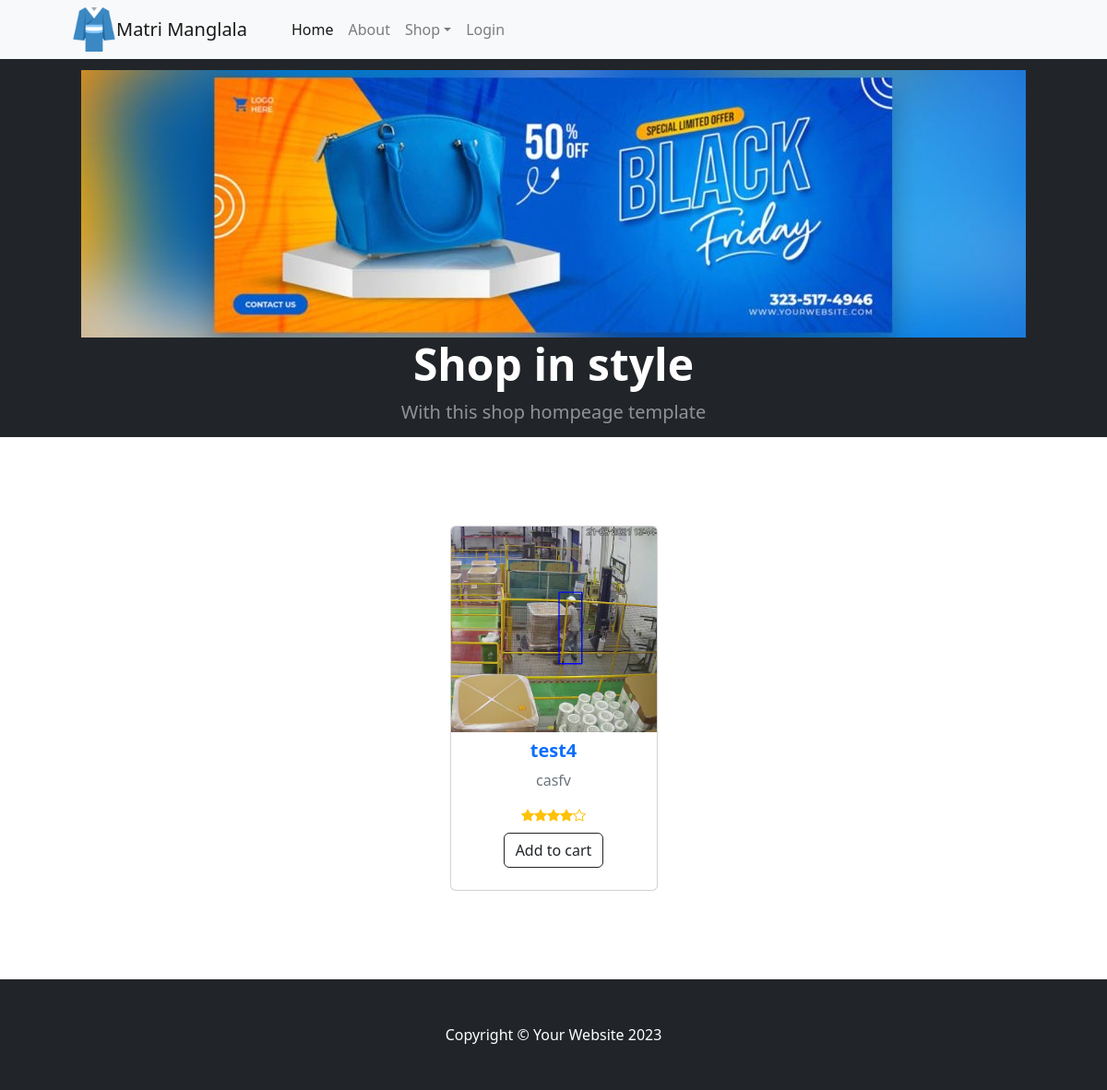
The app's page /v2/menss/, older data.
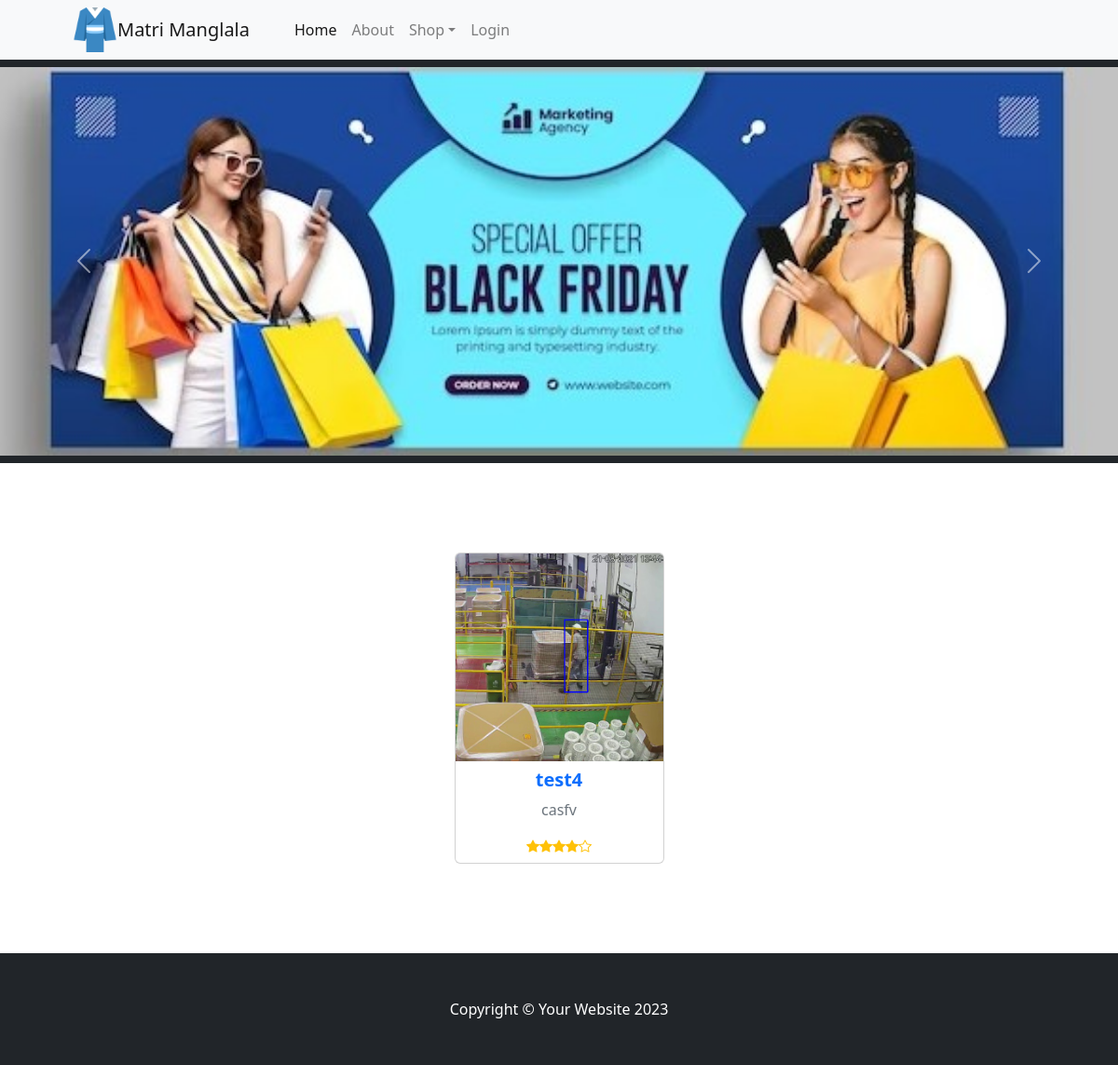
The same page, newer data.
### products/models.py (models this page shows, shortened)
class ProductImage(BaseModel):
    product = models.ForeignKey(Product, on_delete=models.CASCADE,
                                related_name='product_images')
    image = models.ImageField(upload_to='product')

class Product(BaseModel):
    product_name = models.CharField(max_length=100)
    slug = models.SlugField(unique=True, null=True, blank=True)
    category = models.ForeignKey(Category, on_delete=models.CASCADE,
                                 related_name='products')
    price = models.IntegerField()
    product_description = models.TextField()
    total_items = models.IntegerField(default=1)

### home/models.py (models this page shows, shortened)
class BannerImage(BaseModel):
    banner_name = models.CharField(max_length=100, null=True, blank=True)
    banner_image = models.ImageField(upload_to='banner')

### home/views.py (the view)
# urls.py: path('v2/<slug>/', category_index, name="category_index"),
def category_index(request, slug):
    user = request.user
    if not user.username:
        first_name = None
    else:
        first_name = user.first_name
    categories = Category.objects.all()
    names = []
    for cat in categories:
        name = cat.category_name
        names.append(name)
    category = Category.objects.get(category_name = slug)
    banner_images = BannerImage.objects.all()
    print('cate : ', category)
    products = Product.objects.filter(category = category)
    print('all prod : ', len(products))
    all_prods = get_custome_product_list(products)
    context = {'products': all_prods, 'category_name': names, 'banners': banner_images, 'first_name':first_name}
    return render(request, 'index.html', context=context)

### home/views.py (called while the page is built)
def get_custome_product_list(prods):
    all_prods = []
    for prod in prods:
        prod_image = ProductImage.objects.get(product = prod)
        items = {}
        items['product_name'] = prod.product_name
        items['product_description'] = prod.product_description
        items['price'] = prod.price
        items['slug'] = prod.slug
        items['total_items'] = prod.total_items
        items['image'] = prod_image.image
        price = prod.price
        extra_price = price *110 /100
        items['price'] = price
        items['extra_price'] = extra_price
        all_prods.append(items)
    return all_prods

### products/models.py (called while the page is built)
    def __str__(self) -> str:
        return self.category_name

### templates/index.html (shortened to what this page needs)
{% extends "base.html" %}
{% block content %}
        <header class="bg-dark py-2">
            {% if not banners %}
                <div class="container px-1 px-lg-1 my-1">
                    <div class="text-center text-white">
                        <img src="/media/banner/WhatsApp Image 2023-11-18 at 4.42.2411PM.jpeg" class="img-fluid" alt="Responsive image">
                        <h1 class="display-5 fw-bolder">Shop in style</h1>
                        <p class="lead fw-normal text-white-50 mb-0">With this shop hompeage template</p>
                    </div>
                </div>
            {% else %}
                <div id="carouselExampleIndicators" class="carousel slide" data-ride="carousel">
                    <div class="carousel-inner">
                        {% for banner in banners %}
                            {% if forloop.counter0  == 0 %}
                                <div class="carousel-item active">
                                    <img class="d-block w-100" src="/media/{{banner.banner_image}}" alt="First slide">
                                </div>
                            {% else %}
                                <div class="carousel-item">
                                    <img class="d-block w-100" src="/media/{{banner.banner_image}}">
                                </div>
                            {% endif %}
                        {% endfor %}
                    </div>
                    <a class="carousel-control-prev" href="#carouselExampleIndicators" role="button" data-slide="prev">
                    <span class="carousel-control-prev-icon" aria-hidden="true"></span>
                    </a>
                    <a class="carousel-control-next" href="#carouselExampleIndicators" role="button" data-slide="next">
                    <span class="carousel-control-next-icon" aria-hidden="true"></span>
                    </a>
                </div>
            {% endif %}
        </header>
        <section class="py-5">
            <div class="container px-4 px-lg-5 mt-5">
                <div class="row gx-4 gx-lg-5 row-cols-2 row-cols-md-3 row-cols-xl-4 justify-content-center">
                    {% for product in products %}
                    <div class="col mb-5">
                        <div class="card h-100">
                            <a href="{% url 'get_product' product.slug %}">
                            <img class="card-img-top" src="/media/{{product.image}}" alt="..." />
                            <div class="card-body p-2">
                                <div class="text-center">
                                        <h5 class="fw-bolder">{{product.product_name}}</h5>
                                    <p class="text-muted">
                                        {{product.product_description|slice:":25" }}
                                      </p>
                                    <div class="d-flex justify-content-center small text-warning">
                                        <div class="bi-star-fill"></div>
                                        <div class="bi-star-fill"></div>
                                        <div class="bi-star-fill"></div>
                                        <div class="bi-star-fill"></div>
                                        <div class="bi-star"></div>
                                    </div>
                                </div>
                            </div>
                            </a>
                            {% if product.total_items > 0 %}
                            <div class="card-footer p-4 pt-0 border-top-0 bg-transparent">
                                <div class="text-center"><a class="btn btn-outline-dark mt-auto" href="{% url 'add_to_cart' product.slug %}">Add to cart</a></div>
                            </div>
                            {% endif %}
                        </div>
                    </div>
                    {% endfor %}
                </div>
            </div>
        </section>
{% endblock %}

Row changes from the older to the newer data that the page shows:
added BannerImage: banner_image (picture)
Text that changed along with them:
text no longer shown: "Shop in style With this shop hompeage template"
list line gone: "Add to cart"
